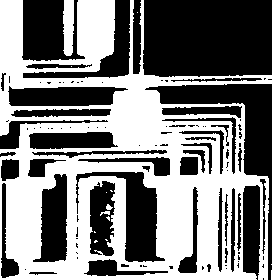
%> input picture Image processing/Εργασία 2η/circbw.tif, 272 x 280 px
$ octave pr_imEx5.m   (GNU Octave 9; MATLAB toolbox functions it lacks are replaced by stand-ins)
%> lines starting %> are read from the running program, lines starting %| are printed output that depends on the picture; in (x1, y1, x2, y2) boxes, pixels count from 0 and x2, y2 are one past the last pixel; in counts of white or black regions, pixels touching at a corner belong together; the program's own positions count from 1
im=imread('circbw.tif');
%> im: size 280x272 logical; 48.9% white; 14 white regions (10 under 20 px), largest, box (x1, y1, x2, y2) and area: (0, 0, 272, 280) 36579, (63, 0, 74, 56) 543, (106, 204, 113, 210) 27, (100, 211, 110, 216) 27
%dilation
sq=ones(3,3) %3x3 square
di = [1 0 0;1 1 1;0 0 1]; %diamond
sqh = [1 1 1;1 0 1;1 1 1]; %square with 0 in the middle
%the asked operations
dial = imdilate(im,sq);
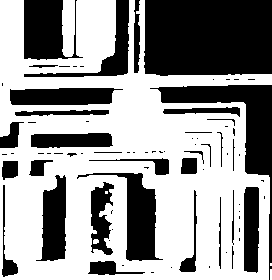
%> dial: size 280x272 logical; 59.4% white; 79 black regions (46 under 20 px), largest, box (x1, y1, x2, y2) and area: (144, 0, 272, 76) 9495, (150, 85, 272, 280) 4040, (77, 173, 163, 261) 2406
ero = imerode(im,sq);
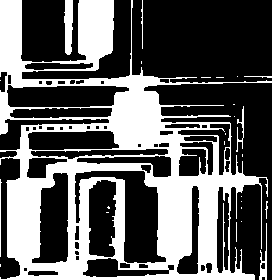
%> ero: size 280x272 logical; 37% white; 26 white regions (17 under 20 px), largest, box (x1, y1, x2, y2) and area: (0, 0, 272, 280) 27256, (64, 0, 73, 55) 409, (259, 223, 267, 280) 168
open = imopen(im,sq);
%> open: size 280x272 logical; 48% white; 21 white regions (11 under 20 px), largest, box (x1, y1, x2, y2) and area: (0, 0, 272, 280) 35041, (63, 0, 74, 56) 537, (233, 105, 245, 153) 296
close = imclose(im,sq);
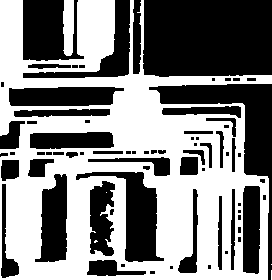
%> close: size 280x272 logical; 51.2% white; 73 black regions (31 under 20 px), largest, box (x1, y1, x2, y2) and area: (143, 0, 272, 77) 9711, (149, 84, 272, 280) 4508, (76, 172, 164, 262) 2782
%showing the results
subplot(3,4,1)
imshow(dial); title({'Dilation','Square'}); subplot(3,4,2)
imshow(ero); title({'Erosion','Square'}); subplot(3,4,3)
imshow(open); title({'Open','Square'}); subplot(3,4,4)
imshow(close); title({'Close','Square'});
%the asked operations
dial = imdilate(im,di);
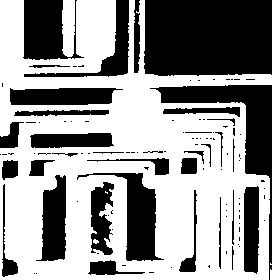
%> dial: size 280x272 logical; 58.6% white; 110 black regions (76 under 20 px), largest, box (x1, y1, x2, y2) and area: (144, 0, 272, 76) 9512, (150, 85, 272, 280) 4073, (77, 173, 164, 261) 2442
ero = imerode(im,di);
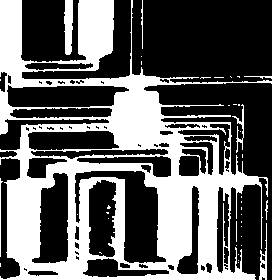
%> ero: size 280x272 logical; 38.4% white; 39 white regions (30 under 20 px), largest, box (x1, y1, x2, y2) and area: (0, 0, 272, 280) 28140, (64, 0, 73, 55) 416, (259, 223, 267, 280) 186
open = imopen(im,di);
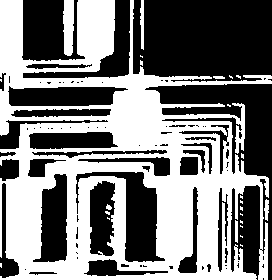
%> open: size 280x272 logical; 48.3% white; 25 white regions (18 under 20 px), largest, box (x1, y1, x2, y2) and area: (0, 0, 272, 280) 35742, (63, 0, 74, 56) 538, (140, 0, 144, 50) 161
close = imclose(im,di);
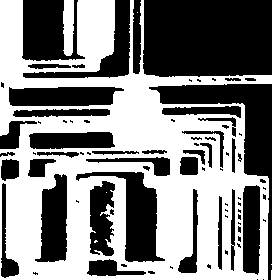
%> close: size 280x272 logical; 50.9% white; 83 black regions (43 under 20 px), largest, box (x1, y1, x2, y2) and area: (143, 0, 272, 77) 9714, (149, 84, 272, 280) 4512, (76, 172, 165, 262) 2785
%showing the results
subplot(3,4,5)
imshow(dial); title({'Dilation','Diamond'}); subplot(3,4,6)
imshow(ero); title({'Erosion','Diamond'}); subplot(3,4,7)
imshow(open); title({'Open','Diamond'}); subplot(3,4,8)
imshow(close); title({'Close','Diamond'});
%the asked operations
dial = imdilate(im,sqh);
ero = imerode(im,sqh);
open = imopen(im,sqh);
%> open: size 280x272 logical; 48% white; 21 white regions (11 under 20 px), largest, box (x1, y1, x2, y2) and area: (0, 0, 272, 280) 35048, (63, 0, 74, 56) 537, (233, 105, 245, 153) 295
close = imclose(im,sqh);
%showing the results
subplot(3,4,9)
imshow(dial);
title({'Dilation','S. 0 in the middle'}); subplot(3,4,10)
imshow(ero);
title({'Erosion','S. 0 in the middle'}); subplot(3,4,11)
imshow(open);
title({'Open','S. 0 in the middle'}); subplot(3,4,12)
imshow(close);
title({'Close','S. 0 in the middle'});

$ run again, with Image processing/Εργασία 2η/tire.tif copied over Image processing/Εργασία 2η/circbw.tif
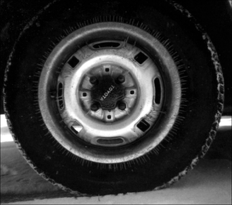
%> input picture Image processing/Εργασία 2η/tire.tif, 232 x 205 px
%> im is the input picture: size 205x232 uint8; min 0, max 255, mean 53.7
%> `dial = imdilate(im,di);`:
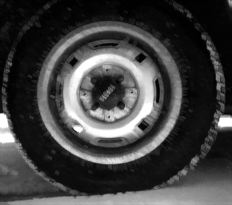
%> dial: size 205x232 uint8; min 0, max 255, mean 65
%> `ero = imerode(im,di);`:
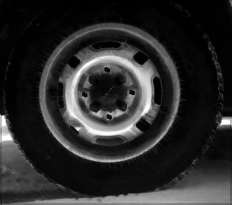
%> ero: size 205x232 uint8; min 0, max 255, mean 43
